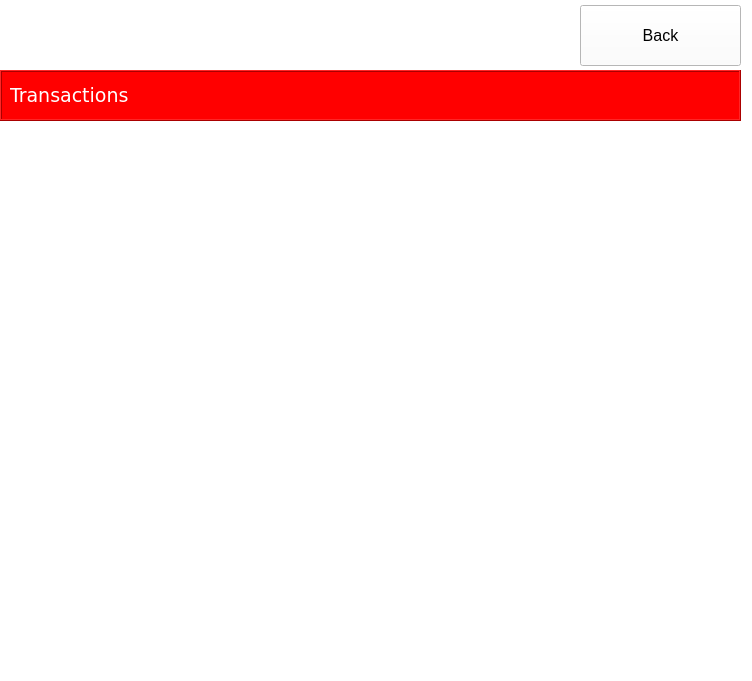
<?xml version="1.0" encoding="UTF-8"?>
<ui version="4.0">
 <class>transactions</class>
 <widget class="QWidget" name="transactions">
  <property name="geometry">
   <rect>
    <x>0</x>
    <y>0</y>
    <width>752</width>
    <height>681</height>
   </rect>
  </property>
  <property name="windowTitle">
   <string>ATM</string>
  </property>
  <property name="styleSheet">
   <string notr="true">background-color:white;</string>
  </property>
  <widget class="QPushButton" name="pushButton">
   <property name="geometry">
    <rect>
     <x>580</x>
     <y>5</y>
     <width>161</width>
     <height>61</height>
    </rect>
   </property>
   <property name="font">
    <font>
     <pointsize>12</pointsize>
    </font>
   </property>
   <property name="text">
    <string>Back</string>
   </property>
  </widget>
  <widget class="QListWidget" name="trView">
   <property name="geometry">
    <rect>
     <x>20</x>
     <y>150</y>
     <width>691</width>
     <height>381</height>
    </rect>
   </property>
   <property name="font">
    <font>
     <pointsize>18</pointsize>
    </font>
   </property>
   <property name="frameShape">
    <enum>QFrame::NoFrame</enum>
   </property>
   <property name="frameShadow">
    <enum>QFrame::Sunken</enum>
   </property>
  </widget>
  <widget class="QLabel" name="imgLbl">
   <property name="geometry">
    <rect>
     <x>10</x>
     <y>5</y>
     <width>191</width>
     <height>61</height>
    </rect>
   </property>
   <property name="frameShape">
    <enum>QFrame::NoFrame</enum>
   </property>
   <property name="frameShadow">
    <enum>QFrame::Plain</enum>
   </property>
   <property name="text">
    <string/>
   </property>
   <property name="pixmap">
    <pixmap>ATM_Logo.bmp</pixmap>
   </property>
  </widget>
  <widget class="QFrame" name="frame">
   <property name="geometry">
    <rect>
     <x>0</x>
     <y>70</y>
     <width>741</width>
     <height>51</height>
    </rect>
   </property>
   <property name="palette">
    <palette>
     <active>
      <colorrole role="WindowText">
       <brush brushstyle="SolidPattern">
        <color alpha="255">
         <red>0</red>
         <green>0</green>
         <blue>0</blue>
        </color>
       </brush>
      </colorrole>
      <colorrole role="Button">
       <brush brushstyle="SolidPattern">
        <color alpha="255">
         <red>255</red>
         <green>0</green>
         <blue>0</blue>
        </color>
       </brush>
      </colorrole>
      <colorrole role="Light">
       <brush brushstyle="SolidPattern">
        <color alpha="255">
         <red>255</red>
         <green>166</green>
         <blue>168</blue>
        </color>
       </brush>
      </colorrole>
      <colorrole role="Midlight">
       <brush brushstyle="SolidPattern">
        <color alpha="255">
         <red>246</red>
         <green>113</green>
         <blue>115</blue>
        </color>
       </brush>
      </colorrole>
      <colorrole role="Dark">
       <brush brushstyle="SolidPattern">
        <color alpha="255">
         <red>119</red>
         <green>30</green>
         <blue>31</blue>
        </color>
       </brush>
      </colorrole>
      <colorrole role="Mid">
       <brush brushstyle="SolidPattern">
        <color alpha="255">
         <red>159</red>
         <green>40</green>
         <blue>42</blue>
        </color>
       </brush>
      </colorrole>
      <colorrole role="Text">
       <brush brushstyle="SolidPattern">
        <color alpha="255">
         <red>0</red>
         <green>0</green>
         <blue>0</blue>
        </color>
       </brush>
      </colorrole>
      <colorrole role="BrightText">
       <brush brushstyle="SolidPattern">
        <color alpha="255">
         <red>255</red>
         <green>255</green>
         <blue>255</blue>
        </color>
       </brush>
      </colorrole>
      <colorrole role="ButtonText">
       <brush brushstyle="SolidPattern">
        <color alpha="255">
         <red>0</red>
         <green>0</green>
         <blue>0</blue>
        </color>
       </brush>
      </colorrole>
      <colorrole role="Base">
       <brush brushstyle="SolidPattern">
        <color alpha="255">
         <red>255</red>
         <green>0</green>
         <blue>0</blue>
        </color>
       </brush>
      </colorrole>
      <colorrole role="Window">
       <brush brushstyle="SolidPattern">
        <color alpha="255">
         <red>255</red>
         <green>0</green>
         <blue>0</blue>
        </color>
       </brush>
      </colorrole>
      <colorrole role="Shadow">
       <brush brushstyle="SolidPattern">
        <color alpha="255">
         <red>0</red>
         <green>0</green>
         <blue>0</blue>
        </color>
       </brush>
      </colorrole>
      <colorrole role="AlternateBase">
       <brush brushstyle="SolidPattern">
        <color alpha="255">
         <red>246</red>
         <green>157</green>
         <blue>159</blue>
        </color>
       </brush>
      </colorrole>
      <colorrole role="ToolTipBase">
       <brush brushstyle="SolidPattern">
        <color alpha="255">
         <red>255</red>
         <green>255</green>
         <blue>220</blue>
        </color>
       </brush>
      </colorrole>
      <colorrole role="ToolTipText">
       <brush brushstyle="SolidPattern">
        <color alpha="255">
         <red>0</red>
         <green>0</green>
         <blue>0</blue>
        </color>
       </brush>
      </colorrole>
     </active>
     <inactive>
      <colorrole role="WindowText">
       <brush brushstyle="SolidPattern">
        <color alpha="255">
         <red>0</red>
         <green>0</green>
         <blue>0</blue>
        </color>
       </brush>
      </colorrole>
      <colorrole role="Button">
       <brush brushstyle="SolidPattern">
        <color alpha="255">
         <red>255</red>
         <green>0</green>
         <blue>0</blue>
        </color>
       </brush>
      </colorrole>
      <colorrole role="Light">
       <brush brushstyle="SolidPattern">
        <color alpha="255">
         <red>255</red>
         <green>166</green>
         <blue>168</blue>
        </color>
       </brush>
      </colorrole>
      <colorrole role="Midlight">
       <brush brushstyle="SolidPattern">
        <color alpha="255">
         <red>246</red>
         <green>113</green>
         <blue>115</blue>
        </color>
       </brush>
      </colorrole>
      <colorrole role="Dark">
       <brush brushstyle="SolidPattern">
        <color alpha="255">
         <red>119</red>
         <green>30</green>
         <blue>31</blue>
        </color>
       </brush>
      </colorrole>
      <colorrole role="Mid">
       <brush brushstyle="SolidPattern">
        <color alpha="255">
         <red>159</red>
         <green>40</green>
         <blue>42</blue>
        </color>
       </brush>
      </colorrole>
      <colorrole role="Text">
       <brush brushstyle="SolidPattern">
        <color alpha="255">
         <red>0</red>
         <green>0</green>
         <blue>0</blue>
        </color>
       </brush>
      </colorrole>
      <colorrole role="BrightText">
       <brush brushstyle="SolidPattern">
        <color alpha="255">
         <red>255</red>
         <green>255</green>
         <blue>255</blue>
        </color>
       </brush>
      </colorrole>
      <colorrole role="ButtonText">
       <brush brushstyle="SolidPattern">
        <color alpha="255">
         <red>0</red>
         <green>0</green>
         <blue>0</blue>
        </color>
       </brush>
      </colorrole>
      <colorrole role="Base">
       <brush brushstyle="SolidPattern">
        <color alpha="255">
         <red>255</red>
         <green>0</green>
         <blue>0</blue>
        </color>
       </brush>
      </colorrole>
      <colorrole role="Window">
       <brush brushstyle="SolidPattern">
        <color alpha="255">
         <red>255</red>
         <green>0</green>
         <blue>0</blue>
        </color>
       </brush>
      </colorrole>
      <colorrole role="Shadow">
       <brush brushstyle="SolidPattern">
        <color alpha="255">
         <red>0</red>
         <green>0</green>
         <blue>0</blue>
        </color>
       </brush>
      </colorrole>
      <colorrole role="AlternateBase">
       <brush brushstyle="SolidPattern">
        <color alpha="255">
         <red>246</red>
         <green>157</green>
         <blue>159</blue>
        </color>
       </brush>
      </colorrole>
      <colorrole role="ToolTipBase">
       <brush brushstyle="SolidPattern">
        <color alpha="255">
         <red>255</red>
         <green>255</green>
         <blue>220</blue>
        </color>
       </brush>
      </colorrole>
      <colorrole role="ToolTipText">
       <brush brushstyle="SolidPattern">
        <color alpha="255">
         <red>0</red>
         <green>0</green>
         <blue>0</blue>
        </color>
       </brush>
      </colorrole>
     </inactive>
     <disabled>
      <colorrole role="WindowText">
       <brush brushstyle="SolidPattern">
        <color alpha="255">
         <red>119</red>
         <green>30</green>
         <blue>31</blue>
        </color>
       </brush>
      </colorrole>
      <colorrole role="Button">
       <brush brushstyle="SolidPattern">
        <color alpha="255">
         <red>255</red>
         <green>0</green>
         <blue>0</blue>
        </color>
       </brush>
      </colorrole>
      <colorrole role="Light">
       <brush brushstyle="SolidPattern">
        <color alpha="255">
         <red>255</red>
         <green>166</green>
         <blue>168</blue>
        </color>
       </brush>
      </colorrole>
      <colorrole role="Midlight">
       <brush brushstyle="SolidPattern">
        <color alpha="255">
         <red>246</red>
         <green>113</green>
         <blue>115</blue>
        </color>
       </brush>
      </colorrole>
      <colorrole role="Dark">
       <brush brushstyle="SolidPattern">
        <color alpha="255">
         <red>119</red>
         <green>30</green>
         <blue>31</blue>
        </color>
       </brush>
      </colorrole>
      <colorrole role="Mid">
       <brush brushstyle="SolidPattern">
        <color alpha="255">
         <red>159</red>
         <green>40</green>
         <blue>42</blue>
        </color>
       </brush>
      </colorrole>
      <colorrole role="Text">
       <brush brushstyle="SolidPattern">
        <color alpha="255">
         <red>119</red>
         <green>30</green>
         <blue>31</blue>
        </color>
       </brush>
      </colorrole>
      <colorrole role="BrightText">
       <brush brushstyle="SolidPattern">
        <color alpha="255">
         <red>255</red>
         <green>255</green>
         <blue>255</blue>
        </color>
       </brush>
      </colorrole>
      <colorrole role="ButtonText">
       <brush brushstyle="SolidPattern">
        <color alpha="255">
         <red>119</red>
         <green>30</green>
         <blue>31</blue>
        </color>
       </brush>
      </colorrole>
      <colorrole role="Base">
       <brush brushstyle="SolidPattern">
        <color alpha="255">
         <red>255</red>
         <green>0</green>
         <blue>0</blue>
        </color>
       </brush>
      </colorrole>
      <colorrole role="Window">
       <brush brushstyle="SolidPattern">
        <color alpha="255">
         <red>255</red>
         <green>0</green>
         <blue>0</blue>
        </color>
       </brush>
      </colorrole>
      <colorrole role="Shadow">
       <brush brushstyle="SolidPattern">
        <color alpha="255">
         <red>0</red>
         <green>0</green>
         <blue>0</blue>
        </color>
       </brush>
      </colorrole>
      <colorrole role="AlternateBase">
       <brush brushstyle="SolidPattern">
        <color alpha="255">
         <red>238</red>
         <green>60</green>
         <blue>63</blue>
        </color>
       </brush>
      </colorrole>
      <colorrole role="ToolTipBase">
       <brush brushstyle="SolidPattern">
        <color alpha="255">
         <red>255</red>
         <green>255</green>
         <blue>220</blue>
        </color>
       </brush>
      </colorrole>
      <colorrole role="ToolTipText">
       <brush brushstyle="SolidPattern">
        <color alpha="255">
         <red>0</red>
         <green>0</green>
         <blue>0</blue>
        </color>
       </brush>
      </colorrole>
     </disabled>
    </palette>
   </property>
   <property name="autoFillBackground">
    <bool>false</bool>
   </property>
   <property name="styleSheet">
    <string notr="true">background-color:red;</string>
   </property>
   <property name="frameShape">
    <enum>QFrame::Box</enum>
   </property>
   <property name="frameShadow">
    <enum>QFrame::Raised</enum>
   </property>
   <widget class="QLabel" name="nameLbl">
    <property name="geometry">
     <rect>
      <x>10</x>
      <y>10</y>
      <width>181</width>
      <height>31</height>
     </rect>
    </property>
    <property name="font">
     <font>
      <family>Verdana</family>
      <pointsize>14</pointsize>
     </font>
    </property>
    <property name="styleSheet">
     <string notr="true">QLabel { color : white; }</string>
    </property>
    <property name="text">
     <string>Transactions</string>
    </property>
    <property name="textFormat">
     <enum>Qt::AutoText</enum>
    </property>
   </widget>
  </widget>
 </widget>
 <resources/>
 <connections/>
</ui>
